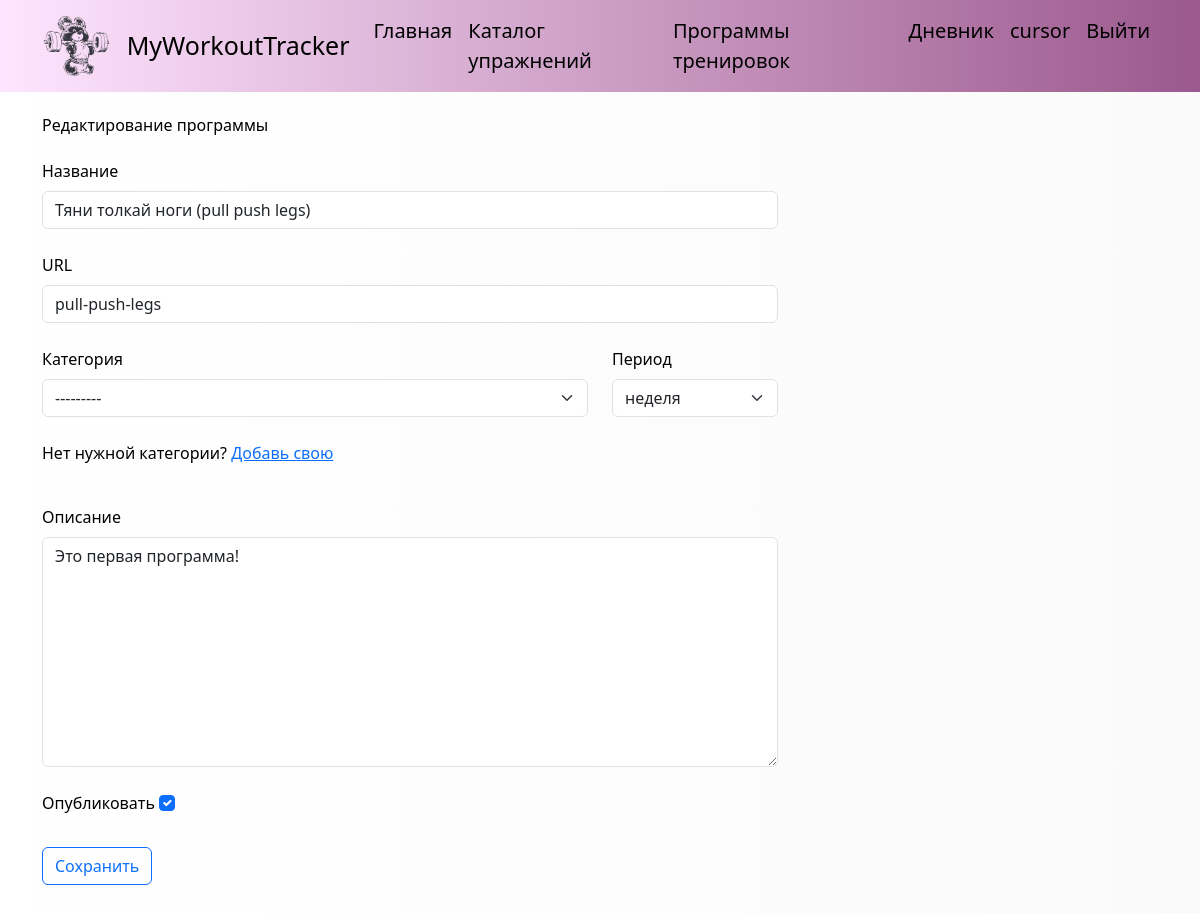
The app's page /tracker/program/pull-push-legs/edit-program/ (signed in) with its own data.
### users/models.py (models this page shows, shortened)
class User(AbstractUser):
    photo = models.ImageField(upload_to=get_photo_path, blank=True,
                              null=True, verbose_name='Photo')
    date_birth = models.DateField(blank=True, null=True,
                                      verbose_name='Birth date', )

### tracker/models.py (models this page shows, shortened)
class Program(models.Model):
    title = models.CharField(max_length=100)
    description = models.TextField(blank=True, null=True)
    slug = models.SlugField(max_length=100, unique=True)
    user = models.ForeignKey(to=get_user_model(), on_delete=models.CASCADE)
    is_published = models.BooleanField(default=False)
    program_category = models.ForeignKey(to='ProgramCategory', on_delete=models.SET_NULL, null=True, blank=True)
    period = models.ForeignKey(to='ProgramPeriod', on_delete=models.RESTRICT)

### tracker/views.py (the view, shortened to what this page needs)
# urls.py: path('program/<slug:pr_slug>/edit-program/', views.UpdateProgram.as_view(), name='edit_program'),
class UpdateProgram(LoginRequiredMixin, UpdateView):
    model = Program
    form_class = CreateProgramForm
    slug_url_kwarg = 'pr_slug'
    extra_context = {'subtitle': 'Редактирование программы'}

### tracker/forms.py
class CreateProgramForm(forms.ModelForm):
    class Meta:
        model = Program
        fields = ('title', 'slug',
                  'program_category', 'period',
                  'description', 'is_published')
        labels = {
            'title': 'Название',
            'description': 'Описание',
            'slug': 'URL',
            'is_published': 'Опубликовать',
            'program_category': 'Категория',
            'period': 'Период',
        }
        widgets = {
            'title': forms.TextInput(attrs={'class': 'form-control'}),
            'description': forms.Textarea(attrs={'cols': 86, 'rows': 9, 'class': 'form-control'}),
            'slug': forms.TextInput(attrs={'class': 'form-control'}),
            'is_published': forms.CheckboxInput(attrs={'class': 'form-check-input'}),
            'program_category': forms.Select(attrs={'class': 'form-select'}),
            'period': forms.Select(attrs={'class': 'form-select'}),
        }

### tracker/models.py (called while the page is built)
    def __str__(self):
        return f'{self.title}'

### users/context_processors.py (called while the page is built)
def get_workout_context(req):
    return {'menu': menu}

### tracker/templates/tracker/program_form.html (shortened to what this page needs)
{% extends 'base.html' %}
{% block content %}
<div class="container my-4">
    <h6>{{ subtitle }}</h6>
    <div class="row my-4">
        <div class="col-xl-8 col-lg-6 col-md-8 col-sm-12">
            <form method="post">
                <div class="row row-cols-1 g-4">
                    <div class="col-12">
                        <label class="form-label" for="{{ form.title.id_for_label }}">
                            {{ form.title.label }}
                        </label>
                        {{ form.title }}
                    </div>
                    <div class="col-12">
                        <label class="form-label" for="{{ form.slug.id_for_label }}">
                            {{ form.slug.label }}
                        </label>
                        {{ form.slug }}
                    </div>
                    <div class="col-9">
                        <label class="form-label" for="{{ form.program_category.id_for_label }}">
                            {{ form.program_category.label }}
                        </label>
                        {{ form.program_category }}
                        <br>
                        <p>Нет нужной категории?
                            <a href="{% url 'tracker:add_program_category' %}">Добавь свою</a>
                        </p>
                    </div>
                    <div class="col-3">
                        <label class="form-label" for="{{ form.period.id_for_label }}">
                            {{ form.period.label }}
                        </label>
                        {{ form.period }}
                    </div>
                    <div class="col-12">
                        <label class="form-label" for="{{ form.description.id_for_label }}">
                            {{ form.description.label }}
                        </label>
                        {{ form.description }}
                    </div>
                    <div class="col-auto">
                        <label class="form-label" for="{{ form.is_published.id_for_label }}">
                            {{ form.is_published.label }}
                        </label>
                        {{ form.is_published }}
                    </div>
                <p><button class="btn btn-outline-primary" type="submit">Сохранить</button></p>
                </div>
            </form>
        </div>
    </div>
</div>
{% endblock %}

### templates/base.html (shortened to what this page needs)
{% load static %}
<!DOCTYPE html>
<html lang="en">
<head>
    <link href="https://cdn.jsdelivr.net/npm/bootstrap@5.3.2/dist/css/bootstrap.min.css" rel="stylesheet">
    <link type="text/css" href="{% static 'workout/css/styles.css' %}" rel="stylesheet">
</head>
<body style="">
    {% block menu %}
    <nav class="navbar navbar-expand-lg" style="background-color: #fff5f7;">
        <div class="container">
            <a class="navbar-brand" href="{% url 'home' %}">
            <img src="{% static 'workout/images/main.png' %}" alt="img" width=auto" height="60">
            </a>
            <a href="{% url 'home' %}" class="navbar-brand">MyWorkoutTracker</a>
            <div class="collapse navbar-collapse" id="navbarSupportedContent">
                <ul class="navbar-nav  ms-auto">
                    {% for m in menu %}
                    <li class="nav-item">
                        <a class="nav-link" href="{% url m.url %}">{{ m.name }}</a>
                    </li>
                    {% endfor %}
                    {% if user.is_authenticated %}
                    <li class="nav-item">
                        <a class="nav-link" href="{% url 'tracker:archive_week' %}">Дневник</a>
                    </li>
                    <li class="nav-item">
                        <a class="nav-link" href="{% url 'users:profile' %}">{{ user.username }}</a>
                    </li>
                    <li class="nav-item">
                        <a class="nav-link" href="{% url 'users:logout' %}">Выйти</a>
                    </li>
                    {% endif %}
                </ul>
            </div>
        </div>
    </nav>
    {% endblock %}
    <div class="container-fluid my-2">
    {% block content %}
    {% endblock %}
    </div>
</body>
</html>

### workout/static/workout/css/styles.css (style rules this page uses)
body, .navbar { background-color: rgb(255, 87, 160, 0.1); background: -webkit-linear-gradient(90deg, #ffe5ff,#9b598d); background: linear-gradient(90deg, #ffe5ff,#9b598d); color: #000000; }
.nav-link { color: #000000; }
body { background: -webkit-linear-gradient(90deg, #ffffff,#fafafa); background: linear-gradient(90deg, #ffffff,#fafafa); }
nav { font-size: 20px; }
.navbar-brand { font-size: 25px; }

### records on screen
User: username "cursor"
Program: title "Тяни толкай ноги (pull push legs)", slug "pull-push-legs", program_category "---------", period "неделя", description "Это первая программа!", is_published "☑"

### other values on screen
{{ m.name }} "Главная" "Каталог упражнений" "Программы тренировок"
{{ subtitle }} "Редактирование программы"
